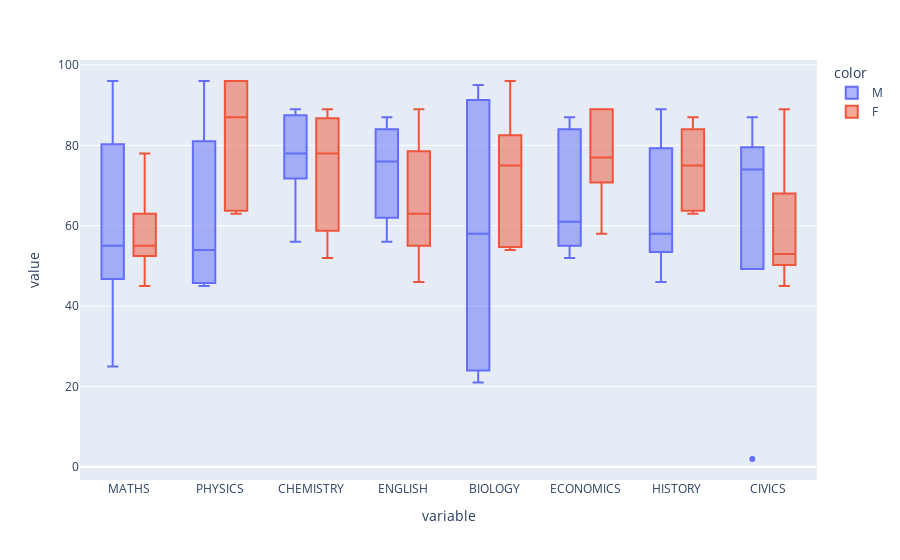

The notebook cell this image was saved under:
### Code cell
px.box(df[num_feats],color=df.GENDER)

### Figure 1 — Plotly figure (JSON) as saved in the notebook; plotly's stock layout.template omitted (floating-point values rounded to 4 significant figures)
{"data": [{"alignmentgroup": "True", "hovertemplate": "color=M<br>variable=%{x}<br>value=%{y}<extra></extra>", "legendgroup": "M", "marker": {"color": "#636efa"}, "name": "M", "notched": false, "offsetgroup": "M", "orientation": "v", "showlegend": true, "type": "box", "x": ["MATHS", "MATHS", "MATHS", "MATHS", "MATHS", "PHYSICS", "PHYSICS", "PHYSICS", "PHYSICS", "PHYSICS", "CHEMISTRY", "CHEMISTRY", "CHEMISTRY", "CHEMISTRY", "CHEMISTRY", "ENGLISH", "ENGLISH", "ENGLISH", "ENGLISH", "ENGLISH", "BIOLOGY", "BIOLOGY", "BIOLOGY", "BIOLOGY", "BIOLOGY", "ECONOMICS", "ECONOMICS", "ECONOMICS", "ECONOMICS", "ECONOMICS", "HISTORY", "HISTORY", "HISTORY", "HISTORY", "HISTORY", "CIVICS", "CIVICS", "CIVICS", "CIVICS", "CIVICS"], "x0": " ", "xaxis": "x", "y": [55, 75, 25, 54, 96, 45, 96, 54, 76, 46, 56, 78, 89, 87, 77, 87, 64, 76, 56, 83, 21, 90, 95, 25, 58, 52, 61, 87, 56, 83, 89, 58, 56, 76, 46, 65, 2, 74, 87, 77], "y0": " ", "yaxis": "y"}, {"alignmentgroup": "True", "hovertemplate": "color=F<br>variable=%{x}<br>value=%{y}<extra></extra>", "legendgroup": "F", "marker": {"color": "#EF553B"}, "name": "F", "notched": false, "offsetgroup": "F", "orientation": "v", "showlegend": true, "type": "box", "x": ["MATHS", "MATHS", "MATHS", "MATHS", "MATHS", "PHYSICS", "PHYSICS", "PHYSICS", "PHYSICS", "PHYSICS", "CHEMISTRY", "CHEMISTRY", "CHEMISTRY", "CHEMISTRY", "CHEMISTRY", "ENGLISH", "ENGLISH", "ENGLISH", "ENGLISH", "ENGLISH", "BIOLOGY", "BIOLOGY", "BIOLOGY", "BIOLOGY", "BIOLOGY", "ECONOMICS", "ECONOMICS", "ECONOMICS", "ECONOMICS", "ECONOMICS", "HISTORY", "HISTORY", "HISTORY", "HISTORY", "HISTORY", "CIVICS", "CIVICS", "CIVICS", "CIVICS", "CIVICS"], "x0": " ", "xaxis": "x", "y": [78, 58, 45, 55, 55, 96, 96, 87, 64, 63, 86, 78, 52, 61, 89, 63, 46, 89, 58, 75, 54, 96, 55, 75, 78, 89, 77, 89, 58, 75, 75, 83, 87, 64, 63, 45, 53, 52, 61, 89], "y0": " ", "yaxis": "y"}], "layout": {"boxmode": "group", "legend": {"title": {"text": "color"}, "tracegroupgap": 0}, "margin": {"t": 60}, "xaxis": {"anchor": "y", "domain": [0, 1], "title": {"text": "variable"}}, "yaxis": {"anchor": "x", "domain": [0, 1], "title": {"text": "value"}}}}
